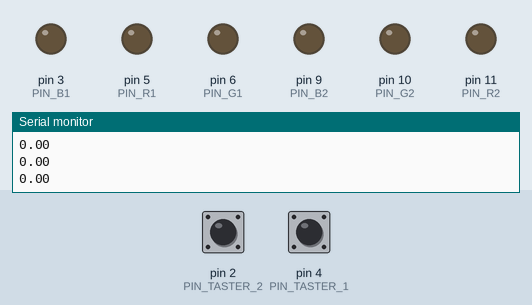
The sketch below on a simulated Arduino Uno, built with avr-gcc and run on an emulated ATmega328P. Shown: output pins drawn as LEDs (lit = HIGH), the last lines printed to the serial monitor. The test bench sets the inputs (shaded band); at power-on: pin 2 (PIN_TASTER_2) HIGH, pin 4 (PIN_TASTER_1) HIGH.

Above: at 1.2 s.
1.3 s: pin 2 (PIN_TASTER_2) pulled LOW for 0.15 s
At 2.8 s:
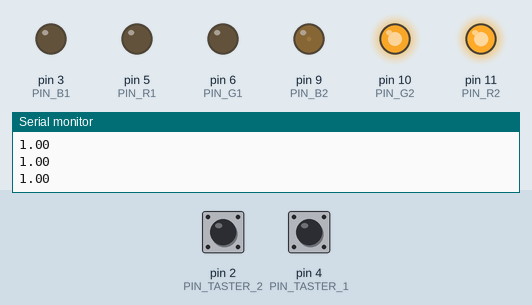
3.1 s: pin 4 (PIN_TASTER_1) pulled LOW for 0.15 s
At 4.6 s:
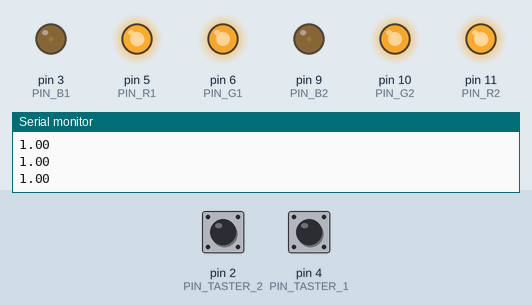
4.9 s: pin 2 (PIN_TASTER_2) pulled LOW for 1 s
At 6.1 s:
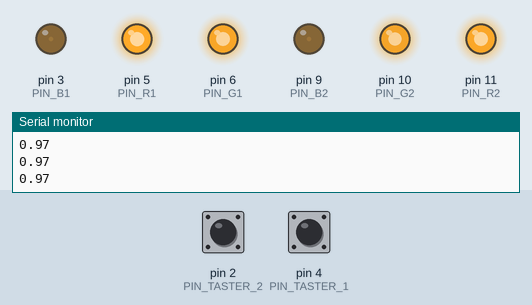
7.4 s: pin 4 (PIN_TASTER_1) pulled LOW for 1 s
At 9.5 s:
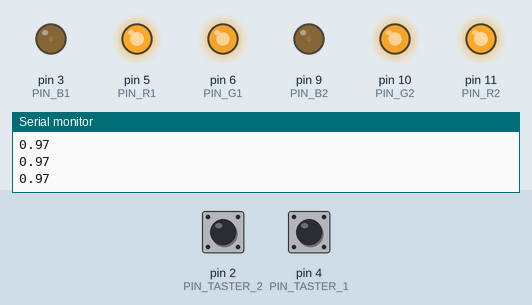
9.9 s: pin 2 (PIN_TASTER_2) pulled LOW for 3.2 s
At 13.9 s:
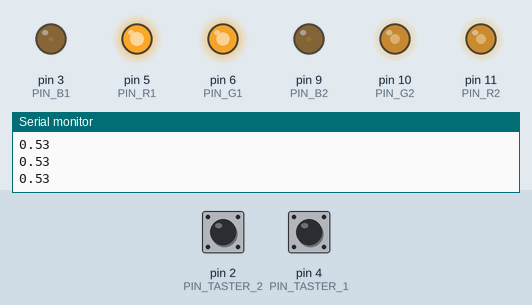
14.6 s: pin 4 (PIN_TASTER_1) pulled LOW for 0.15 s
At 15.9 s:
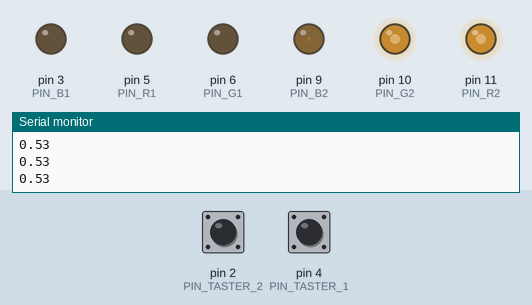
Timing chart, 0 to 17.4 s (numbered marks = the images above; inputs shaded):
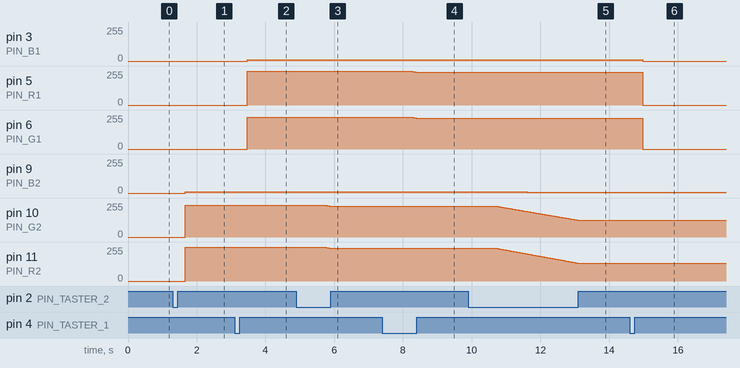

The sketch:

Bett.ino
```cpp
#define PIN_KLATSCHS 8

#define PIN_R1 5
#define PIN_G1 6
#define PIN_B1 3

#define PIN_R2 11
#define PIN_G2 10
#define PIN_B2 9

#define PIN_TASTER_1 4
#define PIN_TASTER_2 2


void setup() {
  // put your setup code here, to run once:


  Serial.begin(115200);

  Serial.println("Start!");

  pinMode(PIN_KLATSCHS, INPUT);

  pinMode(PIN_R1, OUTPUT);
  pinMode(PIN_G1, OUTPUT);
  pinMode(PIN_B1, OUTPUT);

  pinMode(PIN_R2, OUTPUT);
  pinMode(PIN_G2, OUTPUT);
  pinMode(PIN_B2, OUTPUT);

  pinMode(PIN_TASTER_1, INPUT);
  pinMode(PIN_TASTER_1, INPUT_PULLUP);

  pinMode(PIN_TASTER_2, INPUT);
  pinMode(PIN_TASTER_2, INPUT_PULLUP);


}


class LedLeiste {
  private:
    double dimm = 0;
    double dimm_alt = 1;
    int r = 0;
    int g = 0;
    int b = 0;
    int r_alt = 255;
    int g_alt = 255;
    int b_alt = 255;
    int dimmRichtung = 0;
    int modus = 1;
    int flag_an_aus = 0;
    double startZeit = 0;
    double zweitZeit = 0;
    double drittZeit = 0;

  public:
    LedLeiste() {
      //Konstruktor
      dimm = 0;
      modus = 5;
      dimm_alt = 1;
      r_alt = 255;
      g_alt = 240;
      b_alt = 10;
      dimmRichtung = 0;
      flag_an_aus = 0;
    }

    void anschalten() {
      r = r_alt;
      g = g_alt;
      b = b_alt;
      this->dimm = this->dimm_alt;
      this->flag_an_aus = 1;
    }

    void ausschalten() {
      r_alt = r;
      g_alt = g;
      b_alt = b;
      r = 0;
      g = 0;
      b = 0;
      dimm_alt = dimm;
      dimm = 0;
      flag_an_aus = 0;
    }

    void dimmen() {
      if (flag_an_aus) {

        if (dimmRichtung == 0) {
          dimm = dimm - 0.002;
          if (dimm <= 0) {
            dimmRichtung = 1;
          }
        }
        if (dimmRichtung == 1) {
          dimm = dimm + 0.002;
          if (dimm >= 1) {
            dimmRichtung = 0;
          }
        }


      }

    }

    void changeModus() {
      if (flag_an_aus) {
        modus = modus + 1;
        if (modus > 5) {
          modus = 1;
        }

        if (modus == 1) {
          r = 255;
          g = 255;
          b = 255;
        }
        if (modus == 2) {
          r = 255;
          g = 0;
          b = 0;
        }
        if (modus == 3) {
          r = 0;
          g = 0;
          b = 255;
        }
        if (modus == 4) {
          r = 0;
          g = 255;
          b = 0;
        }
        if (modus == 5) {
          r = 255;
          g = 240;
          b = 10;
        }
      }
    }

    double getDimm() {
      return dimm;
    }
    double getDimm_alt() {
      return dimm_alt;
    }

    int readTaster(int pin, int status_t) {
      int warteAufZweiten = 1;
      startZeit = 0;
      zweitZeit = 0;
      drittZeit = 0;

      // Erster Impuls
      if ( (digitalRead(pin) == 0) and (status_t == 0  or status_t == 34)) {
        entprellen(10000);

        startZeit = millis();

        //Drückzeit 1 abwarten
        while (digitalRead(pin) == 0) {
          zweitZeit = millis();
          int deltaZeit2 = zweitZeit - startZeit;
          if (deltaZeit2 > 800) {
            //Dauerdrücken erkannt
            return 3;
          }
        }

        // While warten auf zweiten impuls
        while (warteAufZweiten) {
          drittZeit = millis();
          int deltaZeit3 = drittZeit - startZeit;

          if (deltaZeit3 > 350) {
            warteAufZweiten = 0;
          }
          if ( (digitalRead(pin) == 0)) {
            entprellen(10000);
            warteAufZweiten = 0;
            Serial.println("in 4");
            delay(150);
            //Doppelklick erkannt
            return 4;
          }

        }

        int deltaZeit1 = zweitZeit - startZeit;

        if (deltaZeit1 <= 300) {
          Serial.println("in 1");
          // Einfach Klick erkalannt
          return 1;
        } else if (deltaZeit1 > 300 and deltaZeit1 <= 800 and status_t != 3) {
          Serial.println("in 2");
          //Lange erkannt
          return 2;
        }

      }

      if (digitalRead(pin) == 0 and status_t == 3) {
        // Immer noch gedrückt
        return 3;
      }

      return 0;
    }

    int getR() {
      return this->r * this->dimm;
    }
    int getG() {
      return this->g * this->dimm;
    }
    int getB() {
      return this->b * this->dimm;
    }

};

void entprellen(int zeit) {
  delayMicroseconds(zeit);
}


LedLeiste rechts;
LedLeiste links;

int status_taster1 = 0;
int flag_an_aus_1 = 0;

int status_taster2 = 0;
int flag_an_aus_2 = 0;

int i = 0;

void loop() {

  i++;

  status_taster1 = rechts.readTaster(PIN_TASTER_1, status_taster1);
  entprellen(10000);
  status_taster2 = links.readTaster(PIN_TASTER_2, status_taster2);

  // Mögliche Statusse des Tasters
  // status_taster == 1: Kurz
  // status_taster == 2: Lang
  // status_taster == 3: Dauer
  // status_taster == 4: Doppelt


  /////////////////////////////////////////////////////
  // Erste Leiste (rechts)

  if (status_taster1 == 1) {
    Serial.println("Kurz");
    if (flag_an_aus_1 == 0) {
      rechts.anschalten();
      flag_an_aus_1 = 1;
    } else if (flag_an_aus_1 == 1) {
      rechts.ausschalten();
      flag_an_aus_1 = 0;
    }
  }

  if (status_taster1 == 2) {
    Serial.println("Lang");
    // Bei langem klick soll das andere licht getriggert werden!
    if (flag_an_aus_1 == 0) {
      links.anschalten();
      flag_an_aus_1 = 1;
    } else if (flag_an_aus_1 == 1) {
      links.ausschalten();
      flag_an_aus_1 = 0;
    }

  }

  if (status_taster1 == 3) {
    Serial.println("gedrückt gehalten");
    rechts.dimmen();
  }

  if (status_taster1 == 4) {
    Serial.println("Doppelt");
    rechts.changeModus();
  }


  /////////////////////////////////////////////////////
  // Zweite Leiste (links)

  if (status_taster2 == 1) {
    Serial.println("Kurz");
    if (flag_an_aus_2 == 0) {
      links.anschalten();
      flag_an_aus_2 = 1;
    } else if (flag_an_aus_2 == 1) {
      links.ausschalten();
      flag_an_aus_2 = 0;
    }
  }

  if (status_taster2 == 2) {
    Serial.println("Lang");
    // Bei langem klick soll das andere licht getriggert werden!
    if (flag_an_aus_2 == 0) {
      rechts.anschalten();
      flag_an_aus_2 = 1;
    } else if (flag_an_aus_2 == 1) {
      rechts.ausschalten();
      flag_an_aus_2 = 0;
    }
  }

  if (status_taster2 == 3) {
    Serial.println("gedrückt gehalten");
    links.dimmen();
  }

  if (status_taster2 == 4) {
    Serial.println("Doppelt");
    links.changeModus();
  }


  //////////////////////////////////////////////////////////////////////////////
  //----------------- Klatsch Steuerung ----------------------------------------
  //----------------------------------------------------------------------------
  //  int warten = 0;
  //  int startZeit = 0;
  //  int zweitZeit = 0;
  //  if (digitalRead(PIN_KLATSCHS)) {
  //    startZeit = millis();
  //    warten = 1;
  //  }
  //  while (warten) {
  //    zweitZeit = millis();
  //    Serial.println("schleife grammar nazi evi");
  //
  //    if ( digitalRead(PIN_KLATSCHS) and ((zweitZeit - startZeit) < 500) and ((zweitZeit - startZeit) > 50) and (flag_an_aus_1 == 1 or flag_an_aus_2==1)) {
  //     links.ausschalten();
  //     rechts.ausschalten();
  //     flag_an_aus_1 = 0;
  //     flag_an_aus_2 = 0;
  //    }
  ////    else if ( digitalRead(PIN_KLATSCHS) and ((zweitZeit - startZeit) < 500) and ((zweitZeit - startZeit) > 50) and flag_an_aus == 1) {
  ////      wert_alt = wert;
  ////      wert = 0;
  ////      warten = 0;
  ////      flag_an_aus = 0;
  ////    }
  //
  //    if ((zweitZeit - startZeit ) > 1000) {
  //      warten = 0;
  //      Serial.println("shcleife stop");
  //    }
  //  }
  //
  //  //delayMicroseconds(200);


  Serial.println(links.getDimm());


  analogWrite(PIN_R1, rechts.getR());
  analogWrite(PIN_G1, rechts.getG());
  analogWrite(PIN_B1, rechts.getB());

  analogWrite(PIN_R2, links.getR());
  analogWrite(PIN_G2, links.getG());
  analogWrite(PIN_B2, links.getB());

}
```

Measured:
- after the input at 1.3 s, pin 9 (PIN_B2): 0/255 → 10/255 after 0.36 s; pin 10 (PIN_G2): 0/255 → 240/255 after 0.36 s; pin 11 (PIN_R2): 0/255 → 255/255 after 0.36 s
- after the input at 3.1 s, pin 3 (PIN_B1): 0/255 → 10/255 after 0.37 s; pin 5 (PIN_R1): 0/255 → 255/255 after 0.37 s; pin 6 (PIN_G1): 0/255 → 240/255 after 0.37 s
- after the input at 4.9 s, pin 9 (PIN_B2): 10/255 → 9/255 after 0.82 s; pin 10 (PIN_G2): moves from 240/255 to 231/255 over 0.17 s, starting after 0.82 s; pin 11 (PIN_R2): moves from 255/255 to 246/255 over 0.16 s, starting after 0.82 s
- after the input at 7.4 s, pin 3 (PIN_B1): 10/255 → 9/255 after 0.83 s; pin 5 (PIN_R1): moves from 255/255 to 246/255 over 0.16 s, starting after 0.83 s; pin 6 (PIN_G1): moves from 240/255 to 231/255 over 0.17 s, starting after 0.83 s
- after the input at 9.9 s, pin 9 (PIN_B2): 9/255 → 8/255 after 1.2 s, → 7/255 0.55 s later, → 6/255 0.55 s later, → 5/255 0.55 s later; pin 10 (PIN_G2): moves from 231/255 to 126/255 over 2.4 s, starting after 0.82 s; pin 11 (PIN_R2): moves from 246/255 to 134/255 over 2.4 s, starting after 0.81 s
- after the input at 14.6 s, pin 3 (PIN_B1): 9/255 → 0/255 after 0.37 s; pin 5 (PIN_R1): 246/255 → 0/255 after 0.37 s; pin 6 (PIN_G1): 231/255 → 0/255 after 0.37 s
